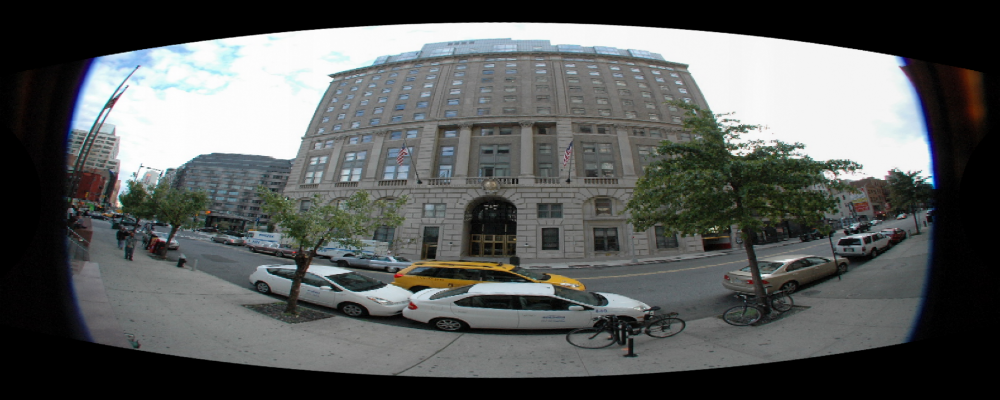
#> input picture _spherical_bilinear_test.png, 1000 x 400 px
$ python acedemic.py --input _spherical_bilinear_test.png
#> lines starting #> are read from the running program, lines starting #| are printed output that depends on the picture; after the words box and inside, x2 and y2 are one past the last pixel; in counts of white or black regions, pixels touching at a corner belong together
#> in main, raw is the input picture: shape (400, 1000, 3); mean R, G, B 88.4, 91, 90.1
import argparse
import os

import numpy as np  # pyright: ignore[reportMissingImports]
from PIL import Image  # pyright: ignore[reportMissingImports]


def _base_radius_norm_from_theta(theta, theta_max, model, hybrid_blend):
    tmax = max(theta_max, 1e-6)
    t = np.clip(theta, 0.0, tmax)
    m = model.lower()

    if m == "equidistant":
        return t / tmax
    if m == "equisolid":
        return np.sin(0.5 * t) / max(np.sin(0.5 * tmax), 1e-6)
    if m == "stereographic":
        return np.tan(0.5 * t) / max(np.tan(0.5 * tmax), 1e-6)
    if m == "orthographic":
        return np.sin(t) / max(np.sin(tmax), 1e-6)
    if m == "hybrid":
        w = float(np.clip(hybrid_blend, 0.0, 1.0))
        r_eqd = t / tmax
        r_eqs = np.sin(0.5 * t) / max(np.sin(0.5 * tmax), 1e-6)
        return (1.0 - w) * r_eqd + w * r_eqs
    raise ValueError(
        "projection_model invalid: equidistant/equisolid/stereographic/orthographic/hybrid"
    )


def _apply_radial_correction(r_norm, radial_k2):
    # Tek parametreli (k2) düzeltme: r' = r * (1 + k2*r^2), sonra [0,1] normalize.
    r = np.clip(r_norm, 0.0, 1.0)
    k2 = float(radial_k2)
    denom = max(1.0 + k2, 1e-6)
    out = r * (1.0 + k2 * r * r) / denom
    return np.clip(out, 0.0, 1.0)


def sample_bilinear(img, x, y):
    h, w = img.shape[:2]
    x0 = np.floor(x).astype(np.int32)
    y0 = np.floor(y).astype(np.int32)
    x1 = x0 + 1
    y1 = y0 + 1

    x0 = np.clip(x0, 0, w - 1)
    x1 = np.clip(x1, 0, w - 1)
    y0 = np.clip(y0, 0, h - 1)
    y1 = np.clip(y1, 0, h - 1)

    wa = (x1 - x) * (y1 - y)
    wb = (x - x0) * (y1 - y)
    wc = (x1 - x) * (y - y0)
    wd = (x - x0) * (y - y0)

    ia = img[y0, x0]
    ib = img[y0, x1]
    ic = img[y1, x0]
    id_ = img[y1, x1]

    if img.ndim == 2:
        return ia * wa + ib * wb + ic * wc + id_ * wd
    return (
        ia * wa[..., None]
        + ib * wb[..., None]
        + ic * wc[..., None]
        + id_ * wd[..., None]
    )


def _active_bbox(mask):
    ys, xs = np.where(mask)
    if ys.size == 0:
        return None
    return int(xs.min()), int(ys.min()), int(xs.max()), int(ys.max())


def _crop_square_around_active(img, threshold=8, pad_ratio=1.12):
    gray = img.mean(axis=2)
    mask = gray > threshold
    bbox = _active_bbox(mask)
    if bbox is None:
        return img

    x0, y0, x1, y1 = bbox
    cx = 0.5 * (x0 + x1)
    cy = 0.5 * (y0 + y1)
    side = int(max(x1 - x0 + 1, y1 - y0 + 1) * pad_ratio)
    side = max(side, 32)

    half = side * 0.5
    sx0 = int(np.floor(cx - half))
    sy0 = int(np.floor(cy - half))
    sx1 = sx0 + side
    sy1 = sy0 + side

    h, w = img.shape[:2]
    cx0 = max(sx0, 0)
    cy0 = max(sy0, 0)
    cx1 = min(sx1, w)
    cy1 = min(sy1, h)
    crop = img[cy0:cy1, cx0:cx1]

    if crop.shape[0] == side and crop.shape[1] == side:
        return crop

    out = np.zeros((side, side, 3), dtype=img.dtype)
    oy = max(0, -sy0)
    ox = max(0, -sx0)
    out[oy:oy + crop.shape[0], ox:ox + crop.shape[1]] = crop
    return out


def select_single_fisheye_lens(img, lens_mode="auto", threshold=8, pad_ratio=1.12):
#> called with lens_mode = 'auto', threshold = 8, pad_ratio = 1.12
    h, w = img.shape[:2]
    mode = lens_mode.lower()
    gray = img.mean(axis=2)
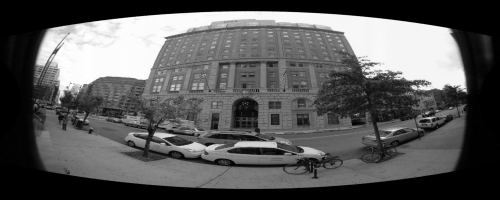
#> gray: shape (400, 1000) float64 (shown at 1/2 size); min 0, max 255, mean 89.8
    mask = gray > threshold
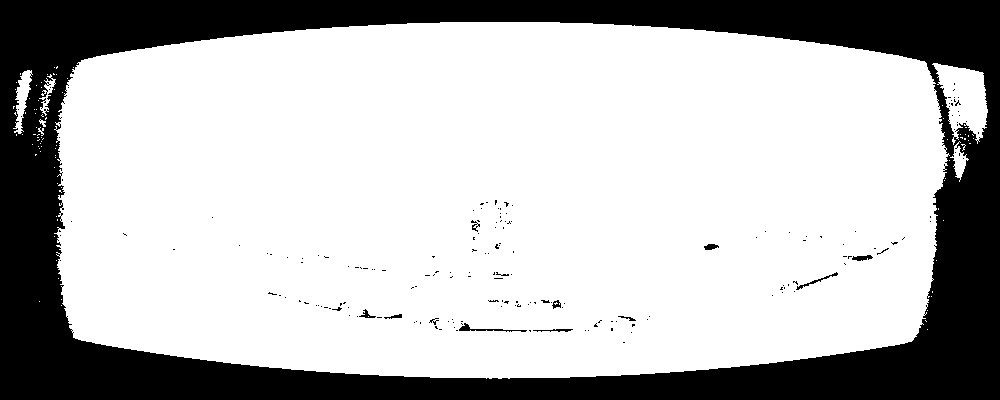
#> mask: shape (400, 1000) bool; 72.6% white; 187 black regions (174 under 20 px), largest, box (x1, y1, x2, y2) and area: (0, 0, 1000, 400) 108230, (459, 323, 527, 332) 152, (796, 272, 838, 290) 100

    if mode == "auto":
        if w >= 1.7 * h:
            left_score = mask[:, : w // 2].sum()
#> left_score = 144616
            right_score = mask[:, w // 2:].sum()
#> right_score = 145917
            mode = "left" if left_score >= right_score else "right"
#> mode = 'right'
        elif h >= 1.7 * w:
            top_score = mask[: h // 2, :].sum()
            bottom_score = mask[h // 2:, :].sum()
            mode = "top" if top_score >= bottom_score else "bottom"
        else:
            mode = "full"

    if mode == "full":
        return _crop_square_around_active(img, threshold, pad_ratio), mode
    if mode == "left":
        return _crop_square_around_active(img[:, : w // 2], threshold, pad_ratio), mode
    if mode == "right":
        return _crop_square_around_active(img[:, w // 2:], threshold, pad_ratio), mode
#> in _crop_square_around_active, `gray = img.mean(axis=2)`:
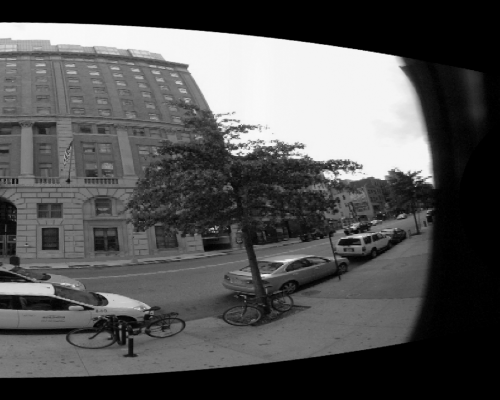
#> gray: shape (400, 500) float64; min 0, max 250, mean 84.3
#> in _crop_square_around_active, `mask = gray > threshold`:
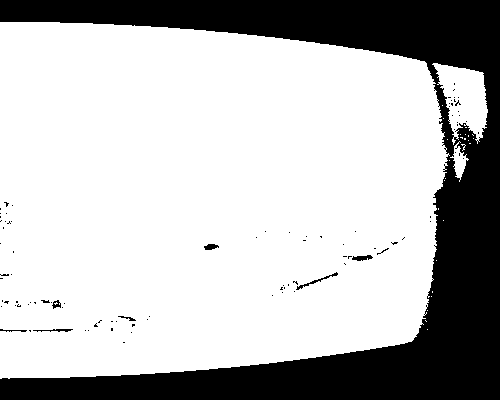
#> mask: shape (400, 500) bool; 73% white; 97 black regions (89 under 20 px), largest, box (x1, y1, x2, y2) and area: (0, 0, 500, 400) 53386, (296, 272, 338, 290) 100, (352, 255, 373, 261) 80
#> in _crop_square_around_active, `bbox = _active_bbox(mask)`: bbox = (0, 22, 487, 378)
#> in _crop_square_around_active, `x0, y0, x1, y1 = bbox`: x0 = 0; y0 = 22; x1 = 487; y1 = 378
#> (the rest of the program and of its run is left out)
